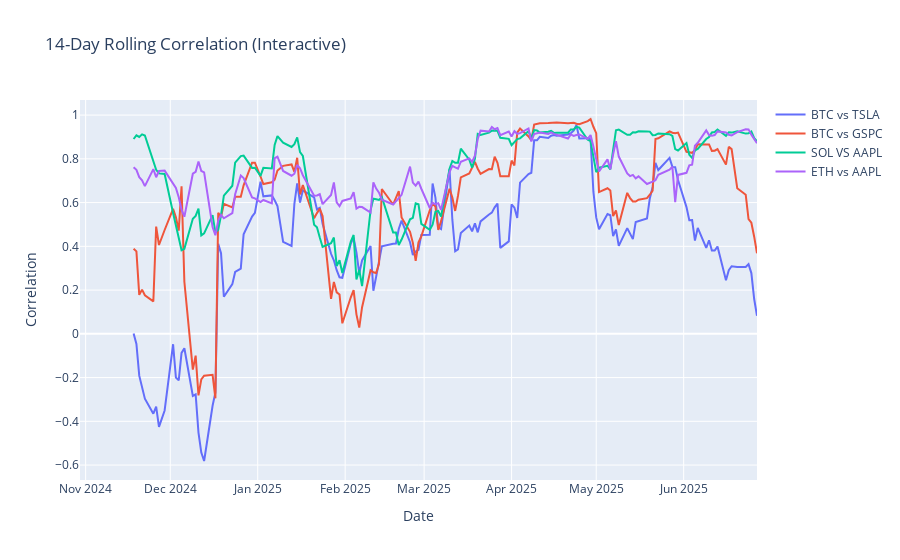

The cell this chart's notebook holds for it:
### Markdown cell above
# Visualize 14-day Rolling Correlation

### Code cell
# 14-day rolling correlations
window = 14
rolling = pd.DataFrame({
    'Date': returns.index,
    'BTC vs TSLA': returns['BTC'].rolling(window).corr(returns['TSLA']),
    'BTC vs GSPC': returns['BTC'].rolling(window).corr(returns['GSPC']),
    'SOL VS AAPL': returns['SOL'].rolling(window).corr(returns['AAPL']),
    'ETH vs AAPL': returns['ETH'].rolling(window).corr(returns['AAPL']),
})

fig_roll = go.Figure()
for col in rolling.columns[1:]:
    fig_roll.add_trace(go.Scatter(x=rolling['Date'], y=rolling[col], mode='lines', name=col))

fig_roll.update_layout(
    title=f" {window}-Day Rolling Correlation (Interactive)",
    xaxis_title="Date",
    yaxis_title="Correlation",
    hovermode='x unified'
)
fig_roll.show()

### Figure 1 — Plotly figure (JSON) as saved in the notebook; plotly's stock layout.template omitted (floating-point values rounded to 4 significant figures; data arrays with more than 128 entries replaced by an {"elided": "..."} marker saying what was removed)
{"data": [{"mode": "lines", "name": "BTC vs TSLA", "type": "scatter", "x": {"elided": "164 str values"}, "y": {"elided": "164 float values"}}, {"mode": "lines", "name": "BTC vs GSPC", "type": "scatter", "x": {"elided": "164 str values"}, "y": {"elided": "164 float values"}}, {"mode": "lines", "name": "SOL VS AAPL", "type": "scatter", "x": {"elided": "164 str values"}, "y": {"elided": "164 float values"}}, {"mode": "lines", "name": "ETH vs AAPL", "type": "scatter", "x": {"elided": "164 str values"}, "y": {"elided": "164 float values"}}], "layout": {"autosize": true, "hovermode": "x unified", "title": {"text": " 14-Day Rolling Correlation (Interactive)"}, "xaxis": {"autorange": true, "range": ["2024-10-30", "2025-06-27"], "title": {"text": "Date"}, "type": "date"}, "yaxis": {"autorange": true, "range": [-0.6683, 1.069], "title": {"text": "Correlation"}, "type": "linear"}}}
